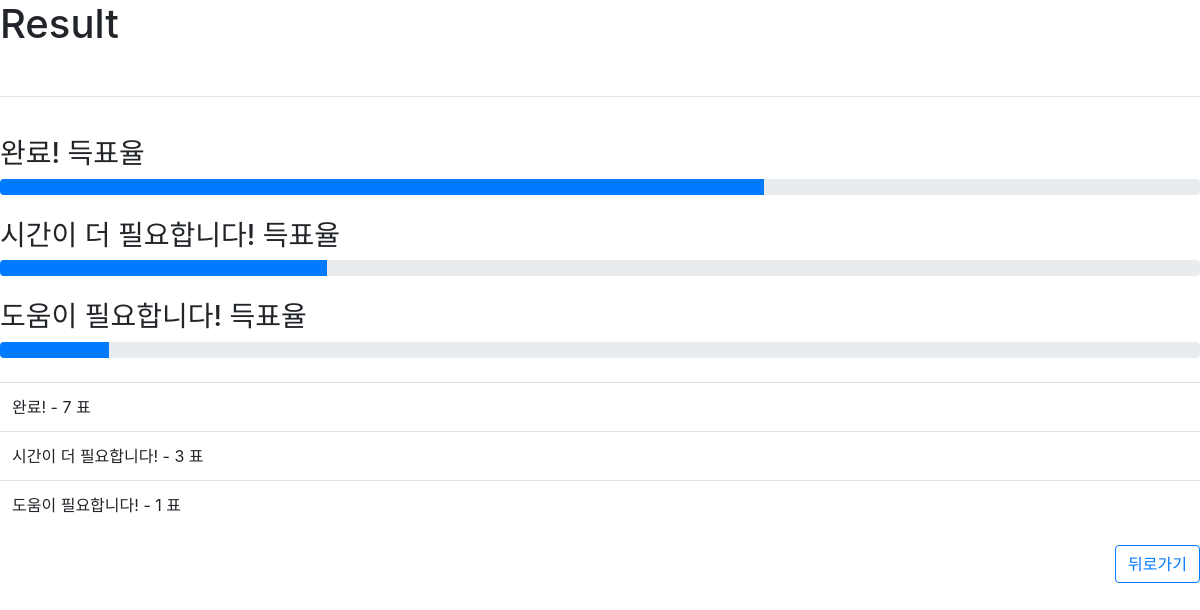
Screenshot of /lecture/result/1/ with the database file from the repository.
### lecture/models.py (models this page shows)
class Choice(models.Model):#Choice 객체 선언
    name = models.CharField(max_length=100)
    votes = models.IntegerField(default = 0)
    q = models.ForeignKey(Question, on_delete=models.CASCADE)

### lecture/views.py (the view)
# urls.py: path('result/<int:q_id>/', result, name="result"),
def result(request, q_id):
    q = Choice.objects.filter(q_id=q_id)
    sum = 0
    for c in q:
        sum+=c.votes
    return render(request, 'lecture/vote_result.html', context = {'q' : q , 'sum':sum} )

### lecture/templates/lecture/vote_result.html (shortened to what this page needs)
<!DOCTYPE html>
<html>
<head>
    <link rel="stylesheet" href="https://cdn.jsdelivr.net/npm/bootstrap@4.6.1/dist/css/bootstrap.min.css">
</head>
<body>
	<h1>Result</h1>
    <br>
    <hr>
    <h3>{{q.name}}</h3><br>
		<table class="table">
			<tbody>
				{% for c in q %}
				<h3>{{c.name}} 득표율</h3>
				<div class="progress">
					<div class="progress-bar" role="progressbar" style="width: calc(100%/({{sum}}/{{c.votes}}))" aria-valuenow="{{c.votes}}" aria-valuemin="0" aria-valuemax="100"></div>
				</div><br>
				<tr>
					<td>{{c.name}} - {{c.votes}} 표</td>
				</tr>
				{% endfor %}
			</tbody>
		</table>
	<form method="get" action="{% url 'lecture:vote_index' %}">
		<button type="submit" class="btn btn-outline-primary" style="float: right;">뒤로가기</button>
	</form>
</body>
</html>

### rows the page displays
Choice: name "완료!", votes "7"
Choice: name "시간이 더 필요합니다!", votes "3"
Choice: name "도움이 필요합니다!", votes "1"
